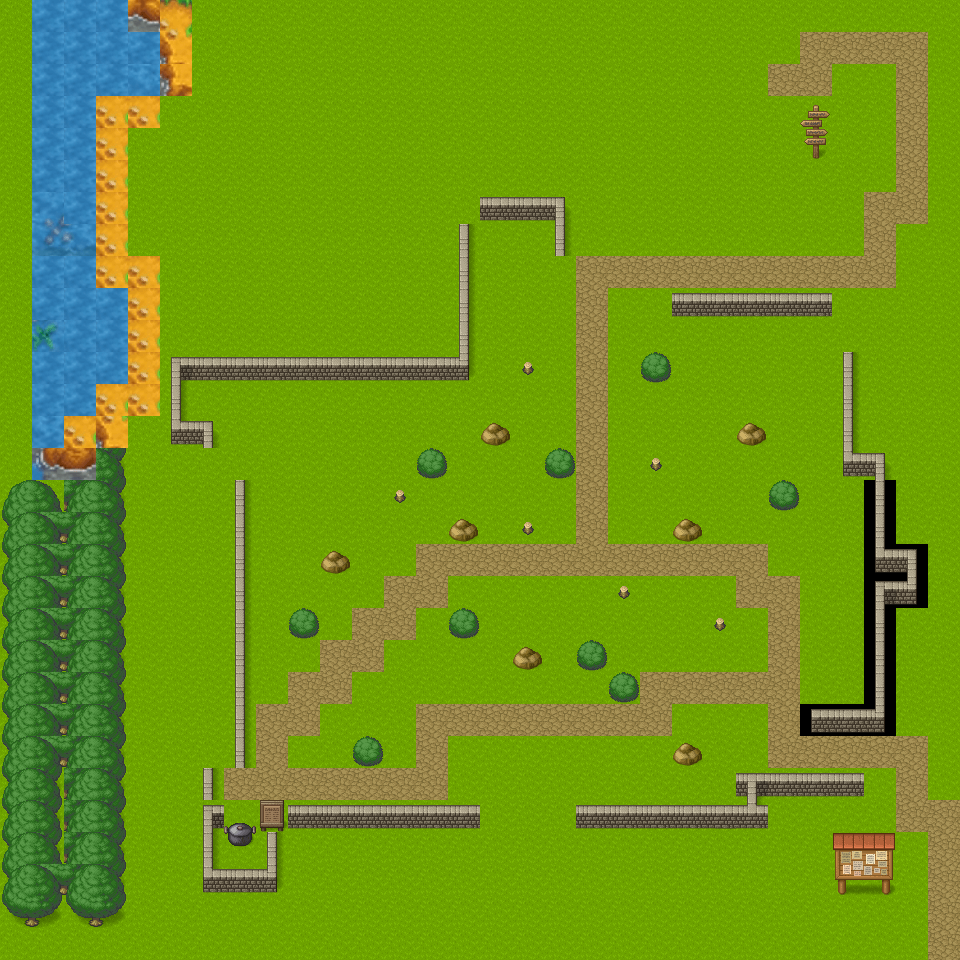

Rendered tile map (Tiled .tmx) drawn with the repository's tilesets; below, a short description and the map source with its tile grids summarised:
An orthogonal 30x30 tile map with 32x32 px tiles, 6 tile layers (start, colision, detail, meubles, ...), 2 tilesets.

<map version="1.5" tiledversion="1.6.0" orientation="orthogonal" renderorder="right-down" width="30" height="30" tilewidth="32" tileheight="32" infinite="0" nextlayerid="10" nextobjectid="1">
 <editorsettings>
  <export target="1chateau-bout-a-vent.json" format="json" />
 </editorsettings>
 <tileset firstgid="1" source="src/assets/Pipoya RPG Tileset 32x32/[Base]BaseChip_pipo.tsx" />
 <tileset firstgid="1065" source="src/assets/Pipoya RPG Tileset 32x32/eau.tsx" />
 <layer id="9" name="start" width="30" height="30">
  <properties>
   <property name="startLayer" type="bool" value="true" />
  </properties>
  <data>[900 cells, 0 non-empty, 0 distinct tile ids]</data>
 </layer>
 <layer id="2" name="colision" width="30" height="30">
  <data>[900 cells, 469 non-empty, 12 distinct tile ids]</data>
 </layer>
 <layer id="3" name="detail" width="30" height="30">
  <data>[900 cells, 0 non-empty, 0 distinct tile ids]</data>
 </layer>
 <layer id="4" name="meubles" width="30" height="30">
  <data>[900 cells, 0 non-empty, 0 distinct tile ids]</data>
 </layer>
 <layer id="5" name="sol" width="30" height="30">
  <data>[900 cells, 729 non-empty, 5 distinct tile ids]</data>
 </layer>
 <layer id="6" name="mur" width="30" height="30">
  <data>[900 cells, 440 non-empty, 42 distinct tile ids]</data>
 </layer>
 <objectgroup id="7" name="floorLayer" />
</map>
